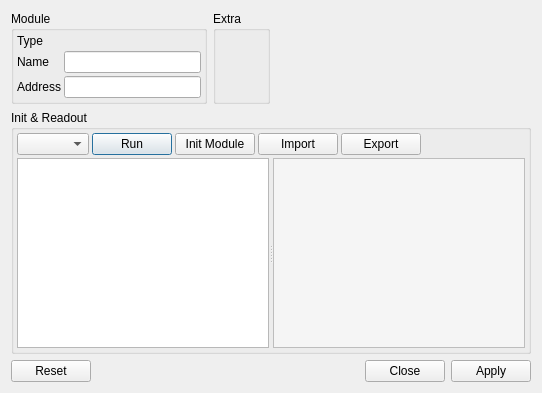
<?xml version="1.0" encoding="UTF-8"?>
<ui version="4.0">
 <class>ModuleConfigDialog</class>
 <widget class="QDialog" name="ModuleConfigDialog">
  <property name="geometry">
   <rect>
    <x>0</x>
    <y>0</y>
    <width>542</width>
    <height>393</height>
   </rect>
  </property>
  <property name="windowTitle">
   <string>Dialog</string>
  </property>
  <layout class="QGridLayout" name="gridLayout" rowstretch="0,1,0">
   <item row="1" column="0" colspan="3">
    <widget class="QGroupBox" name="groupBox">
     <property name="title">
      <string>Init &amp;&amp; Readout</string>
     </property>
     <layout class="QGridLayout" name="gridLayout_2">
      <property name="leftMargin">
       <number>3</number>
      </property>
      <property name="topMargin">
       <number>3</number>
      </property>
      <property name="rightMargin">
       <number>3</number>
      </property>
      <property name="bottomMargin">
       <number>3</number>
      </property>
      <property name="spacing">
       <number>3</number>
      </property>
      <item row="0" column="0">
       <layout class="QHBoxLayout" name="horizontalLayout">
        <property name="spacing">
         <number>3</number>
        </property>
        <item>
         <widget class="QComboBox" name="combo_listType"/>
        </item>
        <item>
         <widget class="QPushButton" name="pb_exec">
          <property name="text">
           <string>Run</string>
          </property>
         </widget>
        </item>
        <item>
         <widget class="QPushButton" name="pb_initModule">
          <property name="text">
           <string>Init Module</string>
          </property>
         </widget>
        </item>
        <item>
         <widget class="QPushButton" name="pb_load">
          <property name="text">
           <string>Import</string>
          </property>
         </widget>
        </item>
        <item>
         <widget class="QPushButton" name="pb_save">
          <property name="text">
           <string>Export</string>
          </property>
         </widget>
        </item>
        <item>
         <spacer name="horizontalSpacer_2">
          <property name="orientation">
           <enum>Qt::Horizontal</enum>
          </property>
          <property name="sizeHint" stdset="0">
           <size>
            <width>40</width>
            <height>20</height>
           </size>
          </property>
         </spacer>
        </item>
       </layout>
      </item>
      <item row="1" column="0">
       <widget class="QSplitter" name="splitter">
        <property name="orientation">
         <enum>Qt::Horizontal</enum>
        </property>
        <widget class="QTextEdit" name="editor">
         <property name="font">
          <font>
           <family>Monospace</family>
           <pointsize>8</pointsize>
          </font>
         </property>
         <property name="acceptRichText">
          <bool>false</bool>
         </property>
        </widget>
        <widget class="QTextEdit" name="output">
         <property name="font">
          <font>
           <family>Monospace</family>
           <pointsize>8</pointsize>
          </font>
         </property>
         <property name="styleSheet">
          <string notr="true">background-color: rgb(245, 245, 245)</string>
         </property>
         <property name="readOnly">
          <bool>true</bool>
         </property>
         <property name="acceptRichText">
          <bool>false</bool>
         </property>
        </widget>
       </widget>
      </item>
     </layout>
    </widget>
   </item>
   <item row="0" column="0">
    <widget class="QGroupBox" name="gb_module">
     <property name="title">
      <string>Module</string>
     </property>
     <layout class="QFormLayout" name="formLayout">
      <property name="fieldGrowthPolicy">
       <enum>QFormLayout::AllNonFixedFieldsGrow</enum>
      </property>
      <property name="horizontalSpacing">
       <number>3</number>
      </property>
      <property name="verticalSpacing">
       <number>3</number>
      </property>
      <property name="leftMargin">
       <number>3</number>
      </property>
      <property name="topMargin">
       <number>3</number>
      </property>
      <property name="rightMargin">
       <number>3</number>
      </property>
      <property name="bottomMargin">
       <number>3</number>
      </property>
      <item row="0" column="0">
       <widget class="QLabel" name="label_4">
        <property name="text">
         <string>Type</string>
        </property>
       </widget>
      </item>
      <item row="0" column="1">
       <widget class="QLabel" name="label_type"/>
      </item>
      <item row="1" column="0">
       <widget class="QLabel" name="label">
        <property name="text">
         <string>Name</string>
        </property>
       </widget>
      </item>
      <item row="1" column="1">
       <widget class="QLineEdit" name="le_name"/>
      </item>
      <item row="2" column="0">
       <widget class="QLabel" name="label_2">
        <property name="text">
         <string>Address</string>
        </property>
       </widget>
      </item>
      <item row="2" column="1">
       <widget class="QLineEdit" name="le_address"/>
      </item>
     </layout>
    </widget>
   </item>
   <item row="0" column="2">
    <spacer name="horizontalSpacer">
     <property name="orientation">
      <enum>Qt::Horizontal</enum>
     </property>
     <property name="sizeHint" stdset="0">
      <size>
       <width>257</width>
       <height>20</height>
      </size>
     </property>
    </spacer>
   </item>
   <item row="2" column="0" colspan="3">
    <widget class="QDialogButtonBox" name="buttonBox">
     <property name="orientation">
      <enum>Qt::Horizontal</enum>
     </property>
     <property name="standardButtons">
      <set>QDialogButtonBox::Apply|QDialogButtonBox::Close|QDialogButtonBox::Reset</set>
     </property>
    </widget>
   </item>
   <item row="0" column="1">
    <widget class="QGroupBox" name="gb_extra">
     <property name="title">
      <string>Extra</string>
     </property>
    </widget>
   </item>
  </layout>
 </widget>
 <resources/>
 <connections/>
</ui>
